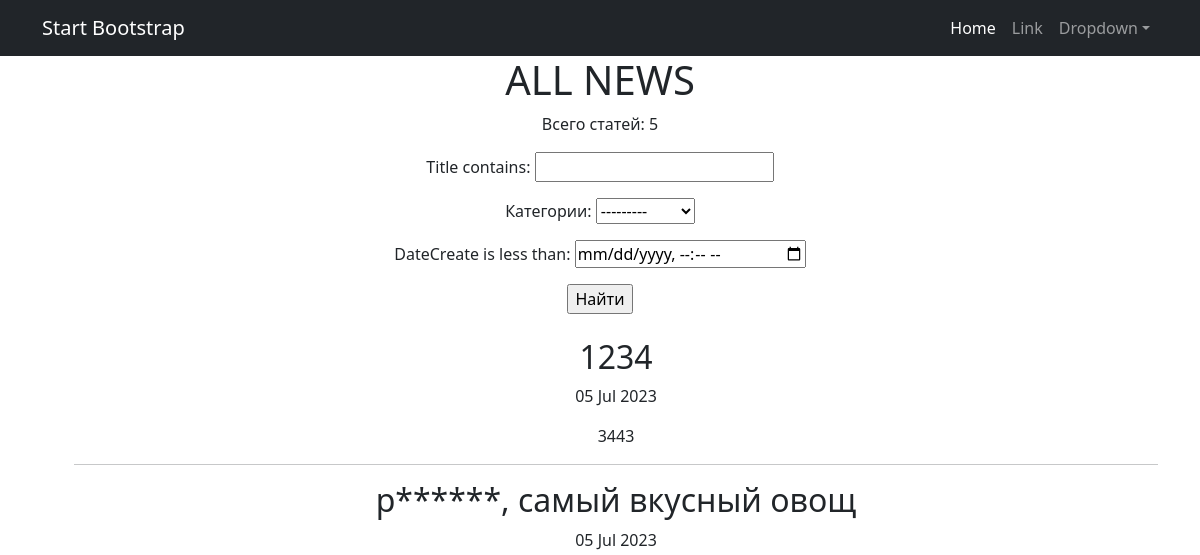
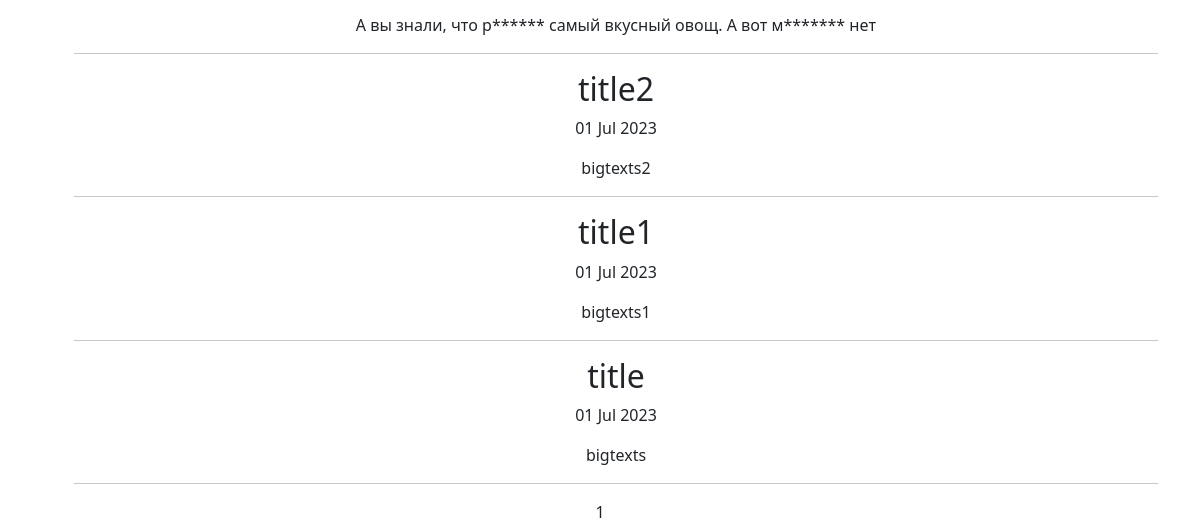
Before: /news/ with the older database file (2 pictures, top to bottom).
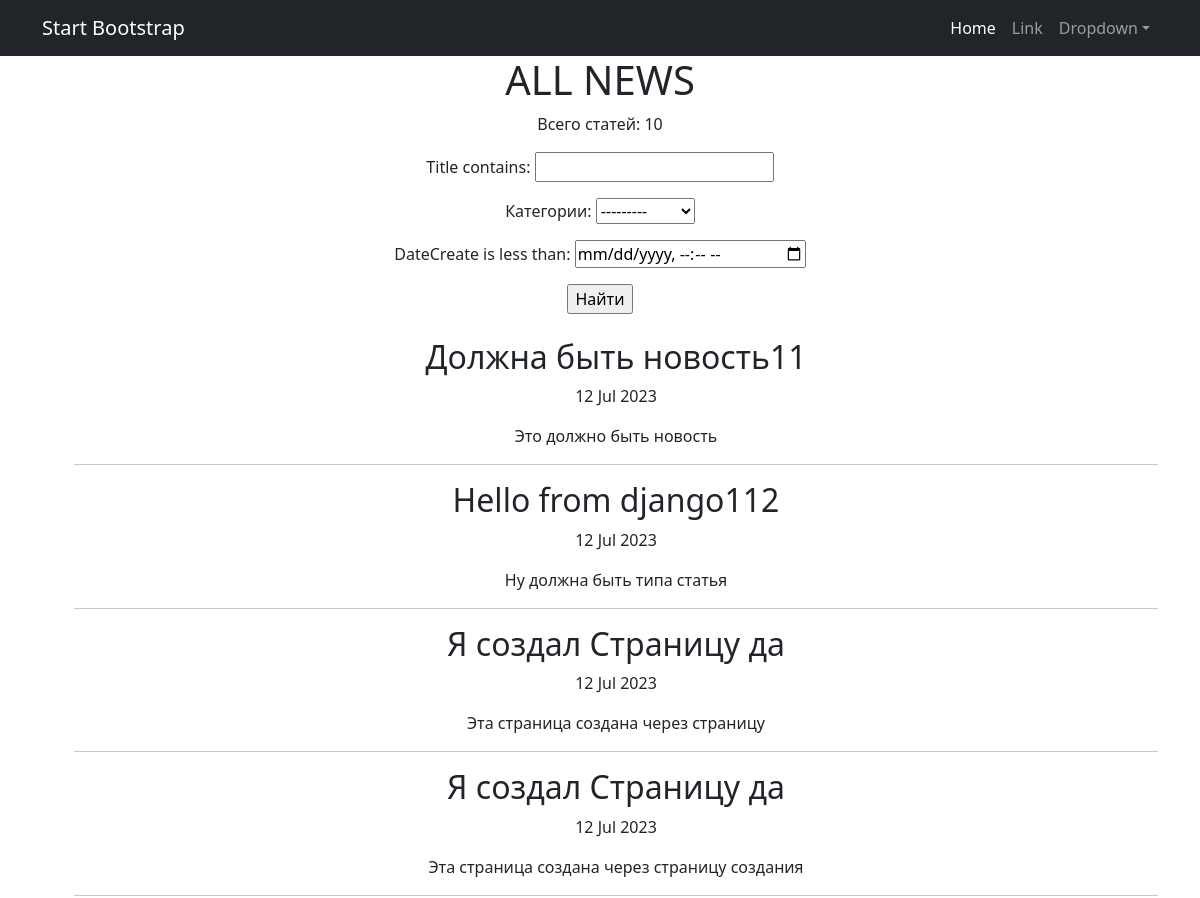
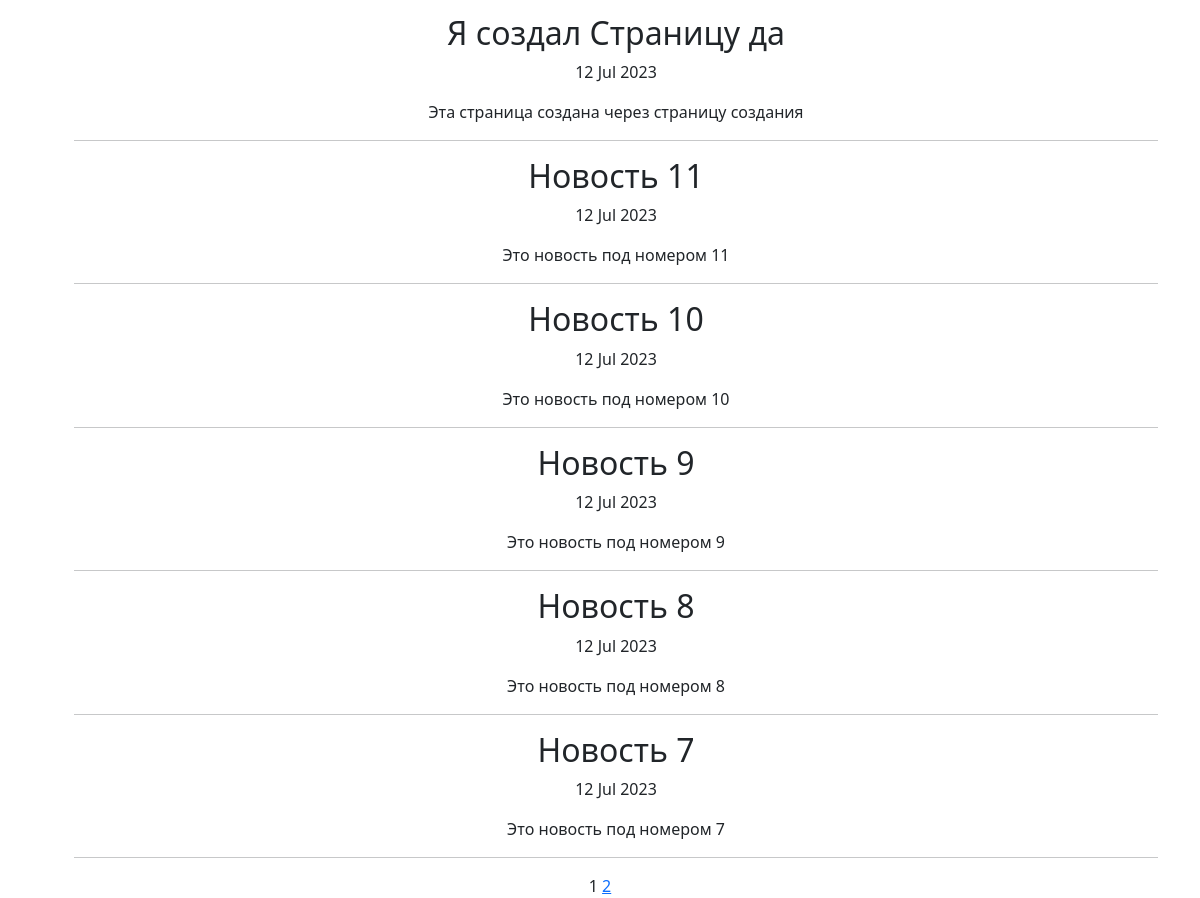
After: the same page with the newer database file (2 pictures, top to bottom).
### news/models.py (models this page shows, shortened)
class Post(models.Model):
    ARTICLE = 'PT'
    NEWS = 'NS'
    TYPE_POST = (
        (ARTICLE, 'Статья'),
        (NEWS, 'Новость')
    )
    type_posts = models.CharField(max_length=2, choices=TYPE_POST, default=ARTICLE)
    dateCreate = models.DateTimeField(auto_now_add=True)
    author = models.ForeignKey(Author, on_delete=models.CASCADE)
    postCategory = models.ManyToManyField(Category, through='PostCategory')
    title = models.CharField(max_length=128)
    text = models.TextField()
    rating = models.SmallIntegerField(default=0)

### news/views.py (the view)
# urls.py: path('news/', PostList.as_view(), name='news'),
class PostList(ListView):
    model = Post
    ordering = '-dateCreate'
    template_name = 'news.html'
    context_object_name = 'post'
    paginate_by = 10
    def get_queryset(self):
        queryset = super().get_queryset()
        self.filterset = FilterPost(self.request.GET, queryset)
        return self.filterset.qs
    def get_context_data(self, **kwargs):
        context = super().get_context_data(**kwargs)
        context['filterset'] = self.filterset
        return context

### news/models.py (called while the page is built)
    def __str__(self):
        return self.category

### news/templatetags/custom_tags.py (called while the page is built)
@register.simple_tag(takes_context=True)
def url_replace(context, **kwargs):
   d = context['request'].GET.copy()
   for k, v in kwargs.items():
       d[k] = v
   return d.urlencode()

### templates/news.html (shortened to what this page needs)
{% extends 'flatpages/default.html' %}
{% load custom_censor %}
{% load custom_tags %}
{% if post %}
    {% block content %}
        <h1>ALL NEWS</h1>
        <p>Всего статей: {{ post|length }}</p>
        <form action="" method="get">
       {{ filterset.form.as_p }}
       <input type="submit" value="Найти" />
   </form>
            <ul class="nobullet">
                {% for i in post %}
                <h2>{{ i.title|filter_message }}</h2>
                <p>{{ i.dateCreate|date:'d M Y' }}</p>
                <p>{{ i.text|truncatewords:15|filter_message }}</p>
                <hr>
                {% endfor %}
            </ul>
   {{ page_obj.number }}
{% if page_obj.has_next %}
<a href="?{% url_replace page=page_obj.next_page_number %}">{{ page_obj.next_page_number }}</a>
{% endif %}
{% endblock content %}
{% else %}
    <h1>Новостей нет!</h1>>
{% endif %}

Changed rows visible on the page:
no longer on this page (row unchanged): Post: title|filter_message "1234", dateCreate "05 Jul 2023", text|filter_message "3443"
no longer on this page (row unchanged): Post: title|filter_message "р******, самый вкусный овощ", dateCreate "05 Jul 2023", text|filter_message "А вы знали, что р****** самый вкусный овощ. А вот м******* нет"
no longer on this page (row unchanged): Post: title|filter_message "title2", dateCreate "01 Jul 2023", text|filter_message "bigtexts2"
no longer on this page (row unchanged): Post: title|filter_message "title1", dateCreate "01 Jul 2023", text|filter_message "bigtexts1"
no longer on this page (row unchanged): Post: title|filter_message "title", dateCreate "01 Jul 2023", text|filter_message "bigtexts"
added Post: title|filter_message "Должна быть новость11", dateCreate "12 Jul 2023", text|filter_message "Это должно быть новость"
added Post: title|filter_message "Hello from django112", dateCreate "12 Jul 2023", text|filter_message "Ну должна быть типа статья"
added Post: title|filter_message "Я создал Страницу да", dateCreate "12 Jul 2023", text|filter_message "Эта страница создана через страницу"
added Post: title|filter_message "Я создал Страницу да", dateCreate "12 Jul 2023", text|filter_message "Эта страница создана через страницу создания"
added Post: title|filter_message "Я создал Страницу да", dateCreate "12 Jul 2023", text|filter_message "Эта страница создана через страницу создания"
added Post: title|filter_message "Новость 11", dateCreate "12 Jul 2023", text|filter_message "Это новость под номером 11"
added Post: title|filter_message "Новость 10", dateCreate "12 Jul 2023", text|filter_message "Это новость под номером 10"
added Post: title|filter_message "Новость 9", dateCreate "12 Jul 2023", text|filter_message "Это новость под номером 9"
added Post: title|filter_message "Новость 8", dateCreate "12 Jul 2023", text|filter_message "Это новость под номером 8"
added Post: title|filter_message "Новость 7", dateCreate "12 Jul 2023", text|filter_message "Это новость под номером 7"
Other visible differences:
{{ post|length }}: "5" → "10"
{{ page_obj.next_page_number }}: (not shown) → "2"
